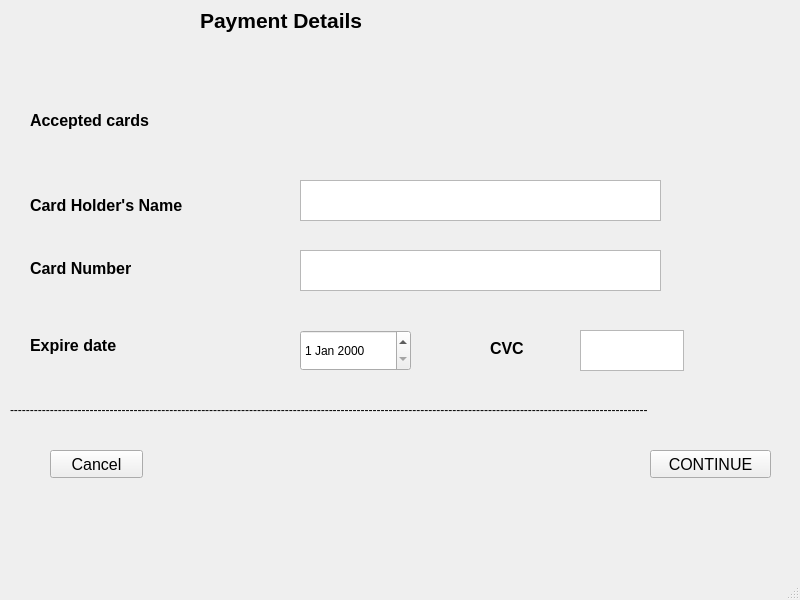
<?xml version="1.0" encoding="UTF-8"?>
<ui version="4.0">
 <class>online</class>
 <widget class="QMainWindow" name="online">
  <property name="geometry">
   <rect>
    <x>0</x>
    <y>0</y>
    <width>800</width>
    <height>600</height>
   </rect>
  </property>
  <property name="windowTitle">
   <string>MainWindow</string>
  </property>
  <widget class="QWidget" name="centralwidget">
   <widget class="QLabel" name="label">
    <property name="geometry">
     <rect>
      <x>30</x>
      <y>100</y>
      <width>171</width>
      <height>41</height>
     </rect>
    </property>
    <property name="font">
     <font>
      <pointsize>12</pointsize>
      <weight>75</weight>
      <bold>true</bold>
     </font>
    </property>
    <property name="text">
     <string>Accepted cards</string>
    </property>
   </widget>
   <widget class="QLabel" name="label_2">
    <property name="geometry">
     <rect>
      <x>30</x>
      <y>190</y>
      <width>241</width>
      <height>31</height>
     </rect>
    </property>
    <property name="font">
     <font>
      <pointsize>12</pointsize>
      <weight>75</weight>
      <bold>true</bold>
     </font>
    </property>
    <property name="text">
     <string>Card Holder's Name</string>
    </property>
   </widget>
   <widget class="QPlainTextEdit" name="plainTextEdit">
    <property name="geometry">
     <rect>
      <x>300</x>
      <y>180</y>
      <width>361</width>
      <height>41</height>
     </rect>
    </property>
   </widget>
   <widget class="QLabel" name="label_3">
    <property name="geometry">
     <rect>
      <x>30</x>
      <y>260</y>
      <width>161</width>
      <height>16</height>
     </rect>
    </property>
    <property name="font">
     <font>
      <pointsize>12</pointsize>
      <weight>75</weight>
      <bold>true</bold>
     </font>
    </property>
    <property name="text">
     <string>Card Number</string>
    </property>
   </widget>
   <widget class="QPlainTextEdit" name="plainTextEdit_2">
    <property name="geometry">
     <rect>
      <x>300</x>
      <y>250</y>
      <width>361</width>
      <height>41</height>
     </rect>
    </property>
    <property name="plainText">
     <string/>
    </property>
   </widget>
   <widget class="QDateEdit" name="dateEdit">
    <property name="geometry">
     <rect>
      <x>300</x>
      <y>330</y>
      <width>111</width>
      <height>41</height>
     </rect>
    </property>
   </widget>
   <widget class="QLabel" name="label_4">
    <property name="geometry">
     <rect>
      <x>30</x>
      <y>330</y>
      <width>131</width>
      <height>31</height>
     </rect>
    </property>
    <property name="font">
     <font>
      <pointsize>12</pointsize>
      <weight>75</weight>
      <bold>true</bold>
     </font>
    </property>
    <property name="text">
     <string>Expire date</string>
    </property>
   </widget>
   <widget class="QPushButton" name="pushButton">
    <property name="geometry">
     <rect>
      <x>50</x>
      <y>450</y>
      <width>93</width>
      <height>28</height>
     </rect>
    </property>
    <property name="font">
     <font>
      <pointsize>12</pointsize>
     </font>
    </property>
    <property name="text">
     <string>Cancel</string>
    </property>
   </widget>
   <widget class="QPushButton" name="pushButton_2">
    <property name="geometry">
     <rect>
      <x>650</x>
      <y>450</y>
      <width>121</width>
      <height>28</height>
     </rect>
    </property>
    <property name="font">
     <font>
      <pointsize>12</pointsize>
     </font>
    </property>
    <property name="text">
     <string>CONTINUE</string>
    </property>
   </widget>
   <widget class="QPlainTextEdit" name="plainTextEdit_3">
    <property name="geometry">
     <rect>
      <x>580</x>
      <y>330</y>
      <width>104</width>
      <height>41</height>
     </rect>
    </property>
   </widget>
   <widget class="QLabel" name="label_5">
    <property name="geometry">
     <rect>
      <x>490</x>
      <y>340</y>
      <width>55</width>
      <height>16</height>
     </rect>
    </property>
    <property name="font">
     <font>
      <pointsize>12</pointsize>
      <weight>75</weight>
      <bold>true</bold>
     </font>
    </property>
    <property name="text">
     <string>CVC</string>
    </property>
   </widget>
   <widget class="QLabel" name="label_6">
    <property name="geometry">
     <rect>
      <x>10</x>
      <y>400</y>
      <width>791</width>
      <height>20</height>
     </rect>
    </property>
    <property name="text">
     <string>----------------------------------------------------------------------------------------------------------------------------------------------------------------</string>
    </property>
   </widget>
   <widget class="QLabel" name="label_7">
    <property name="geometry">
     <rect>
      <x>260</x>
      <y>90</y>
      <width>521</width>
      <height>61</height>
     </rect>
    </property>
    <property name="text">
     <string/>
    </property>
    <property name="pixmap">
     <pixmap>payvisa1.jpg</pixmap>
    </property>
   </widget>
   <widget class="QLabel" name="label_8">
    <property name="geometry">
     <rect>
      <x>200</x>
      <y>0</y>
      <width>331</width>
      <height>41</height>
     </rect>
    </property>
    <property name="font">
     <font>
      <pointsize>16</pointsize>
      <weight>75</weight>
      <bold>true</bold>
     </font>
    </property>
    <property name="text">
     <string>Payment Details</string>
    </property>
   </widget>
  </widget>
  <widget class="QMenuBar" name="menubar">
   <property name="geometry">
    <rect>
     <x>0</x>
     <y>0</y>
     <width>800</width>
     <height>26</height>
    </rect>
   </property>
  </widget>
  <widget class="QStatusBar" name="statusbar"/>
 </widget>
 <resources/>
 <connections/>
</ui>
